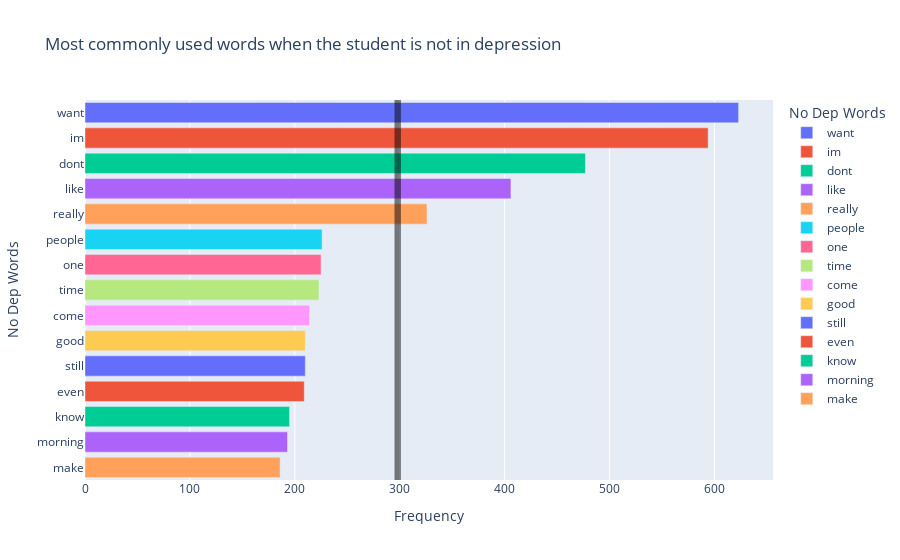

Write notebook code for a chart like this one.
### Code cell
no_dep_words_bar = px.bar(no_dep_words_df.head(15), 
                          x="Frequency",
                          y="No Dep Words",
                          color="No Dep Words",
                          title= "Most commonly used words when the student is not in depression")

no_dep_words_bar.add_vrect(x0=295,
                           x1=no_dep_words_df["Frequency"].head(15).mean(),
                           fillcolor="black", 
                           opacity=0.5, 
                           line_width=0)

### Figure 1 — Plotly figure (JSON) as saved in the notebook; plotly's stock layout.template omitted (floating-point values rounded to 4 significant figures)
{"data": [{"alignmentgroup": "True", "hovertemplate": "No Dep Words=%{y}<br>Frequency=%{x}<extra></extra>", "legendgroup": "want", "marker": {"color": "#636efa", "pattern": {"shape": ""}}, "name": "want", "offsetgroup": "want", "orientation": "h", "showlegend": true, "textposition": "auto", "type": "bar", "x": [623], "xaxis": "x", "y": ["want"], "yaxis": "y"}, {"alignmentgroup": "True", "hovertemplate": "No Dep Words=%{y}<br>Frequency=%{x}<extra></extra>", "legendgroup": "im", "marker": {"color": "#EF553B", "pattern": {"shape": ""}}, "name": "im", "offsetgroup": "im", "orientation": "h", "showlegend": true, "textposition": "auto", "type": "bar", "x": [594], "xaxis": "x", "y": ["im"], "yaxis": "y"}, {"alignmentgroup": "True", "hovertemplate": "No Dep Words=%{y}<br>Frequency=%{x}<extra></extra>", "legendgroup": "dont", "marker": {"color": "#00cc96", "pattern": {"shape": ""}}, "name": "dont", "offsetgroup": "dont", "orientation": "h", "showlegend": true, "textposition": "auto", "type": "bar", "x": [477], "xaxis": "x", "y": ["dont"], "yaxis": "y"}, {"alignmentgroup": "True", "hovertemplate": "No Dep Words=%{y}<br>Frequency=%{x}<extra></extra>", "legendgroup": "like", "marker": {"color": "#ab63fa", "pattern": {"shape": ""}}, "name": "like", "offsetgroup": "like", "orientation": "h", "showlegend": true, "textposition": "auto", "type": "bar", "x": [406], "xaxis": "x", "y": ["like"], "yaxis": "y"}, {"alignmentgroup": "True", "hovertemplate": "No Dep Words=%{y}<br>Frequency=%{x}<extra></extra>", "legendgroup": "really", "marker": {"color": "#FFA15A", "pattern": {"shape": ""}}, "name": "really", "offsetgroup": "really", "orientation": "h", "showlegend": true, "textposition": "auto", "type": "bar", "x": [326], "xaxis": "x", "y": ["really"], "yaxis": "y"}, {"alignmentgroup": "True", "hovertemplate": "No Dep Words=%{y}<br>Frequency=%{x}<extra></extra>", "legendgroup": "people", "marker": {"color": "#19d3f3", "pattern": {"shape": ""}}, "name": "people", "offsetgroup": "people", "orientation": "h", "showlegend": true, "textposition": "auto", "type": "bar", "x": [226], "xaxis": "x", "y": ["people"], "yaxis": "y"}, {"alignmentgroup": "True", "hovertemplate": "No Dep Words=%{y}<br>Frequency=%{x}<extra></extra>", "legendgroup": "one", "marker": {"color": "#FF6692", "pattern": {"shape": ""}}, "name": "one", "offsetgroup": "one", "orientation": "h", "showlegend": true, "textposition": "auto", "type": "bar", "x": [225], "xaxis": "x", "y": ["one"], "yaxis": "y"}, {"alignmentgroup": "True", "hovertemplate": "No Dep Words=%{y}<br>Frequency=%{x}<extra></extra>", "legendgroup": "time", "marker": {"color": "#B6E880", "pattern": {"shape": ""}}, "name": "time", "offsetgroup": "time", "orientation": "h", "showlegend": true, "textposition": "auto", "type": "bar", "x": [223], "xaxis": "x", "y": ["time"], "yaxis": "y"}, {"alignmentgroup": "True", "hovertemplate": "No Dep Words=%{y}<br>Frequency=%{x}<extra></extra>", "legendgroup": "come", "marker": {"color": "#FF97FF", "pattern": {"shape": ""}}, "name": "come", "offsetgroup": "come", "orientation": "h", "showlegend": true, "textposition": "auto", "type": "bar", "x": [214], "xaxis": "x", "y": ["come"], "yaxis": "y"}, {"alignmentgroup": "True", "hovertemplate": "No Dep Words=%{y}<br>Frequency=%{x}<extra></extra>", "legendgroup": "good", "marker": {"color": "#FECB52", "pattern": {"shape": ""}}, "name": "good", "offsetgroup": "good", "orientation": "h", "showlegend": true, "textposition": "auto", "type": "bar", "x": [210], "xaxis": "x", "y": ["good"], "yaxis": "y"}, {"alignmentgroup": "True", "hovertemplate": "No Dep Words=%{y}<br>Frequency=%{x}<extra></extra>", "legendgroup": "still", "marker": {"color": "#636efa", "pattern": {"shape": ""}}, "name": "still", "offsetgroup": "still", "orientation": "h", "showlegend": true, "textposition": "auto", "type": "bar", "x": [210], "xaxis": "x", "y": ["still"], "yaxis": "y"}, {"alignmentgroup": "True", "hovertemplate": "No Dep Words=%{y}<br>Frequency=%{x}<extra></extra>", "legendgroup": "even", "marker": {"color": "#EF553B", "pattern": {"shape": ""}}, "name": "even", "offsetgroup": "even", "orientation": "h", "showlegend": true, "textposition": "auto", "type": "bar", "x": [209], "xaxis": "x", "y": ["even"], "yaxis": "y"}, {"alignmentgroup": "True", "hovertemplate": "No Dep Words=%{y}<br>Frequency=%{x}<extra></extra>", "legendgroup": "know", "marker": {"color": "#00cc96", "pattern": {"shape": ""}}, "name": "know", "offsetgroup": "know", "orientation": "h", "showlegend": true, "textposition": "auto", "type": "bar", "x": [195], "xaxis": "x", "y": ["know"], "yaxis": "y"}, {"alignmentgroup": "True", "hovertemplate": "No Dep Words=%{y}<br>Frequency=%{x}<extra></extra>", "legendgroup": "morning", "marker": {"color": "#ab63fa", "pattern": {"shape": ""}}, "name": "morning", "offsetgroup": "morning", "orientation": "h", "showlegend": true, "textposition": "auto", "type": "bar", "x": [193], "xaxis": "x", "y": ["morning"], "yaxis": "y"}, {"alignmentgroup": "True", "hovertemplate": "No Dep Words=%{y}<br>Frequency=%{x}<extra></extra>", "legendgroup": "make", "marker": {"color": "#FFA15A", "pattern": {"shape": ""}}, "name": "make", "offsetgroup": "make", "orientation": "h", "showlegend": true, "textposition": "auto", "type": "bar", "x": [186], "xaxis": "x", "y": ["make"], "yaxis": "y"}], "layout": {"barmode": "relative", "legend": {"title": {"text": "No Dep Words"}, "tracegroupgap": 0}, "shapes": [{"fillcolor": "black", "line": {"width": 0}, "opacity": 0.5, "type": "rect", "x0": 295, "x1": 301.1, "xref": "x", "y0": 0, "y1": 1, "yref": "y domain"}], "title": {"text": "Most commonly used words when the student is not in depression"}, "xaxis": {"anchor": "y", "domain": [0, 1], "title": {"text": "Frequency"}}, "yaxis": {"anchor": "x", "categoryarray": ["make", "morning", "know", "even", "still", "good", "come", "time", "one", "people", "really", "like", "dont", "im", "want"], "categoryorder": "array", "domain": [0, 1], "title": {"text": "No Dep Words"}}}}
